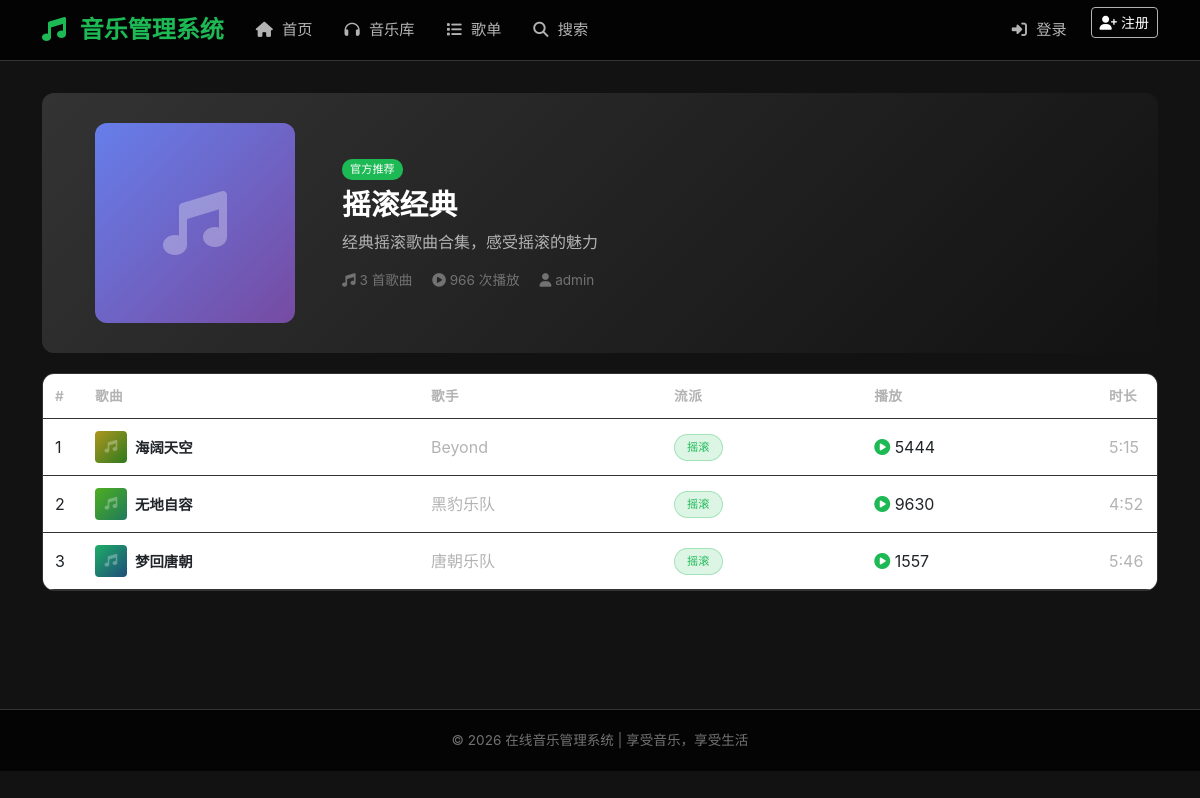
Page /playlist/2 on the earlier database version.
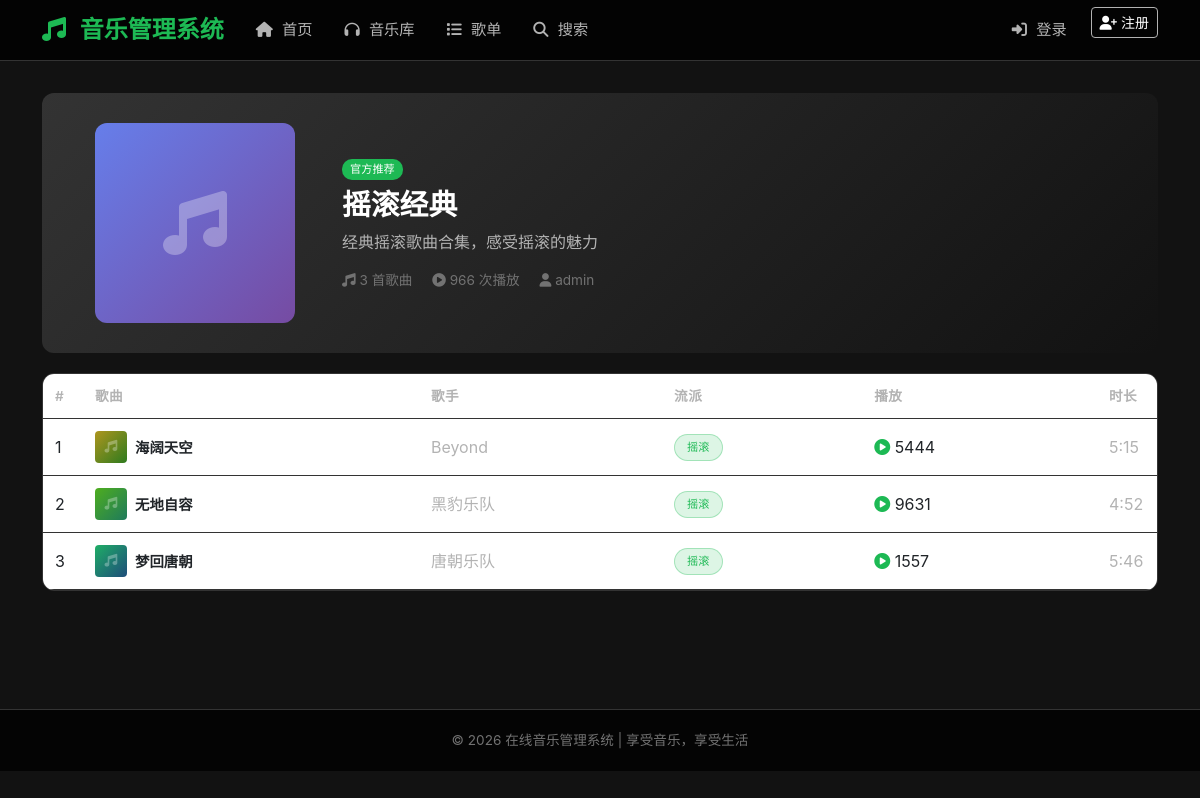
Same page on the later database version.
### app.py (models this page shows, shortened)
class PlaylistSong(db.Model):
    __tablename__ = 'playlist_songs'
    id = db.Column(db.Integer, primary_key=True)
    playlist_id = db.Column(db.Integer, db.ForeignKey('playlists.id'), nullable=False)
    song_id = db.Column(db.Integer, db.ForeignKey('songs.id'), nullable=False)
    sort_order = db.Column(db.Integer, default=0)
    added_at = db.Column(db.DateTime, default=db.func.now())

class Song(db.Model):
    __tablename__ = 'songs'
    id = db.Column(db.Integer, primary_key=True)
    title = db.Column(db.String(100), nullable=False)
    artist = db.Column(db.String(100), default='未知艺术家')
    album = db.Column(db.String(100), default='未知专辑')
    genre = db.Column(db.String(50), default='流行')  # 流派：流行、摇滚、古典、电子、民谣、R&B、爵士、嘻哈
    duration = db.Column(db.Integer, default=0)  # 时长（秒）
    file_path = db.Column(db.String(200), nullable=False)  # 音乐文件路径
    cover_image = db.Column(db.String(200), default='default_cover.jpg')
    lyrics = db.Column(db.Text, default='')  # 歌词
    play_count = db.Column(db.Integer, default=0)
    is_active = db.Column(db.Boolean, default=True)
    created_at = db.Column(db.DateTime, default=db.func.now())
    reviews = db.relationship('Review', backref='song', lazy=True)
    favorites = db.relationship('Favorite', backref='song', lazy=True)
    playlist_songs = db.relationship('PlaylistSong', backref='song', lazy=True)
    play_history = db.relationship('PlayHistory', backref='song', lazy=True)

### app.py (the view)
@app.route('/playlist/<int:playlist_id>')
def playlist_detail(playlist_id):
    playlist = Playlist.query.get_or_404(playlist_id)
    playlist_songs = PlaylistSong.query.filter_by(playlist_id=playlist_id).order_by(PlaylistSong.sort_order).all()
    playlist.play_count += 1
    db.session.commit()
    return render_template('playlist_detail.html', playlist=playlist, playlist_songs=playlist_songs)

### templates/playlist_detail.html (shortened to what this page needs)
{% extends "base.html" %}
{% block content %}
<div class="playlist-header">
    <div class="row align-items-center">
        <div class="col-md-3 text-center mb-3 mb-md-0">
            <div style="width: 200px; height: 200px; margin: 0 auto; border-radius: 12px; background: linear-gradient(135deg, #667eea 0%, #764ba2 100%); display: flex; align-items: center; justify-content: center;">
                <i class="fas fa-music" style="font-size: 4rem; color: rgba(255,255,255,0.3);"></i>
            </div>
        </div>
        <div class="col-md-9">
            <div class="playlist-info">
                {% if playlist.is_official %}
                <span class="badge-official mb-2 d-inline-block">官方推荐</span>
                {% endif %}
                <h2>{{ playlist.name }}</h2>
                <p style="color: var(--text-secondary);">{{ playlist.description }}</p>
                <div style="color: var(--text-muted); font-size: 0.85rem;">
                    <span class="me-3"><i class="fas fa-music"></i> {{ playlist_songs|length }} 首歌曲</span>
                    <span><i class="fas fa-play-circle"></i> {{ playlist.play_count }} 次播放</span>
                    {% if playlist.creator %}
                    <span class="ms-3"><i class="fas fa-user"></i> {{ playlist.creator.username }}</span>
                    {% endif %}
                </div>
            </div>
        </div>
    </div>
</div>
<div class="card">
    <div class="card-body p-0">
        {% if playlist_songs %}
        <div class="table-responsive">
            <table class="table table-hover mb-0">
                <thead>
                    <tr>
                        <th style="width: 40px;">#</th>
                        <th>歌曲</th>
                        <th>歌手</th>
                        <th>流派</th>
                        <th>播放</th>
                        <th style="width: 60px;">时长</th>
                    </tr>
                </thead>
                <tbody>
                    {% for ps in playlist_songs %}
                    {% if ps.song.is_active %}
                    <tr style="cursor: pointer;" onclick="window.location.href='{{ url_for('song_detail', song_id=ps.song.id) }}'">
                        <td>{{ loop.index }}</td>
                        <td>
                            <div class="d-flex align-items-center gap-2">
                                <div style="width: 32px; height: 32px; border-radius: 4px; background: linear-gradient(135deg, hsl({{ loop.index * 50 }}, 70%, 40%) 0%, hsl({{ loop.index * 50 + 60 }}, 60%, 30%) 100%); display: flex; align-items: center; justify-content: center; flex-shrink: 0;">
                                    <i class="fas fa-music" style="font-size: 0.8rem; color: rgba(255,255,255,0.3);"></i>
                                </div>
                                <div>
                                    <div style="font-weight: 600; font-size: 0.9rem;">{{ ps.song.title }}</div>
                                </div>
                            </div>
                        </td>
                        <td style="color: var(--text-secondary);">{{ ps.song.artist }}</td>
                        <td><span class="genre-badge" style="font-size: 0.7rem;">{{ ps.song.genre }}</span></td>
                        <td><i class="fas fa-play-circle" style="color: var(--primary-color);"></i> {{ ps.song.play_count }}</td>
                        <td style="color: var(--text-secondary);">
                            {% if ps.song.duration %}{{ ps.song.duration // 60 }}:{{ '%02d' % (ps.song.duration % 60) }}{% else %}--:--{% endif %}
                        </td>
                    </tr>
                    {% endif %}
                    {% endfor %}
                </tbody>
            </table>
        </div>
        {% else %}
        <div class="text-center py-5">
            <i class="fas fa-music" style="font-size: 2rem; color: var(--text-muted);"></i>
            <p class="mt-2" style="color: var(--text-secondary);">歌单还没有歌曲</p>
        </div>
        {% endif %}
    </div>
</div>
{% endblock %}

Differences in the rows shown:
changed through a linked row, PlaylistSong "黑豹乐队": song.play_count "9630" → "9631"
